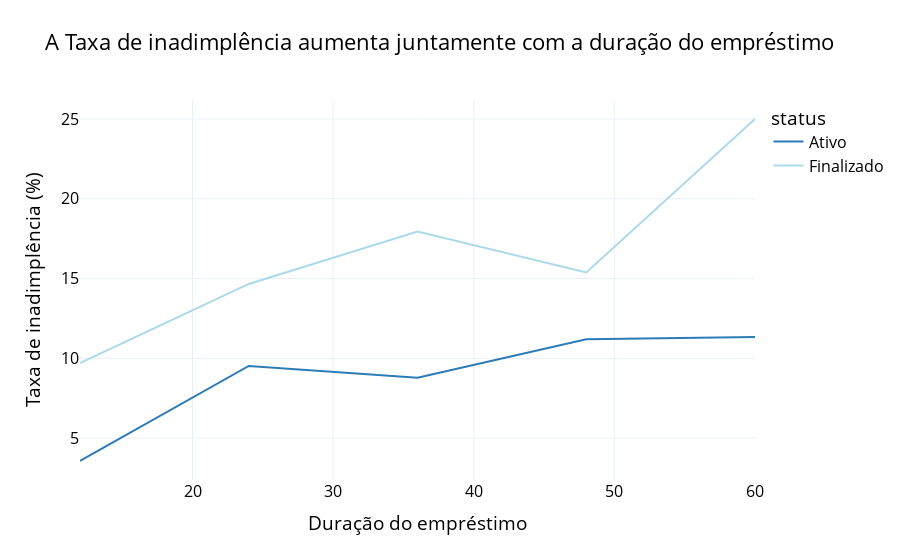

Notebook code cell kept with this figure:
### Markdown cell above
## Taxa de inadimplência por duração dos empréstimos

### Code cell
total = ['CONTRACT_FINISHED_NO_PROBLEMS', 'CONTRACT_FINISHED_LOAN_NOT_PAYED']
default_finished = 'CONTRACT_FINISHED_LOAN_NOT_PAYED'
PD_by_duration = loan.groupby(["durationMONTHS", 'status'])[['loan_id']].count()
finished = PD_by_duration[PD_by_duration.index.isin(total, level=1)]
finished['%'] = finished['loan_id']/finished.groupby("durationMONTHS").sum()['loan_id']

total = ['ACTIVE_CONTRACT_IN_DEBT', 'ACTIVE_CONTRACT_NO_PROBLEMS']
default_active = 'ACTIVE_CONTRACT_IN_DEBT'
PD_by_duration = loan.groupby(["durationMONTHS", 'status'])[['loan_id']].count()
active = PD_by_duration[PD_by_duration.index.isin(total, level=1)]
active['%'] = active['loan_id']/active.groupby("durationMONTHS").sum()['loan_id']

pd_duracao = active[active.index.isin([default_active], level=1)].reset_index()
pd_duracao = pd_duracao.append(finished[finished.index.isin([default_finished], level=1)].reset_index())
pd_duracao['%'] *= 100
pd_duracao = pd_duracao.replace({
    'ACTIVE_CONTRACT_IN_DEBT':'Ativo',
    'CONTRACT_FINISHED_LOAN_NOT_PAYED':'Finalizado'
}
)

fig = px.line(pd_duracao, x='durationMONTHS', y='%', color='status',hover_data=['loan_id'],
       title='A Taxa de inadimplência aumenta juntamente com a duração do empréstimo', color_discrete_sequence=color_list[::-1])
fig.update_layout(template='plotly_white', xaxis_title='Duração do empréstimo', yaxis_title='Taxa de inadimplência (%)')
fig.update_layout(font_size=16, font_color="black")

### Figure 1 — Plotly figure (JSON) as saved in the notebook; plotly's stock layout.template omitted (floating-point values rounded to 4 significant figures)
{"data": [{"customdata": [[1], [6], [8], [14], [16]], "hovertemplate": "status=Ativo<br>durationMONTHS=%{x}<br>%=%{y}<br>loan_id=%{customdata[0]}<extra></extra>", "legendgroup": "Ativo", "line": {"color": "rgb(44,123,182)", "dash": "solid"}, "mode": "lines", "name": "Ativo", "orientation": "v", "showlegend": true, "type": "scatter", "x": [12, 24, 36, 48, 60], "xaxis": "x", "y": [3.571, 9.524, 8.791, 11.2, 11.35], "yaxis": "y"}, {"customdata": [[10], [11], [7], [2], [1]], "hovertemplate": "status=Finalizado<br>durationMONTHS=%{x}<br>%=%{y}<br>loan_id=%{customdata[0]}<extra></extra>", "legendgroup": "Finalizado", "line": {"color": "rgb(171,217,233)", "dash": "solid"}, "mode": "lines", "name": "Finalizado", "orientation": "v", "showlegend": true, "type": "scatter", "x": [12, 24, 36, 48, 60], "xaxis": "x", "y": [9.709, 14.67, 17.95, 15.38, 25], "yaxis": "y"}], "layout": {"font": {"color": "black", "size": 16}, "legend": {"title": {"text": "status"}, "tracegroupgap": 0}, "title": {"text": "A Taxa de inadimplência aumenta juntamente com a duração do empréstimo"}, "xaxis": {"anchor": "y", "domain": [0, 1], "title": {"text": "Duração do empréstimo"}}, "yaxis": {"anchor": "x", "domain": [0, 1], "title": {"text": "Taxa de inadimplência (%)"}}}}
